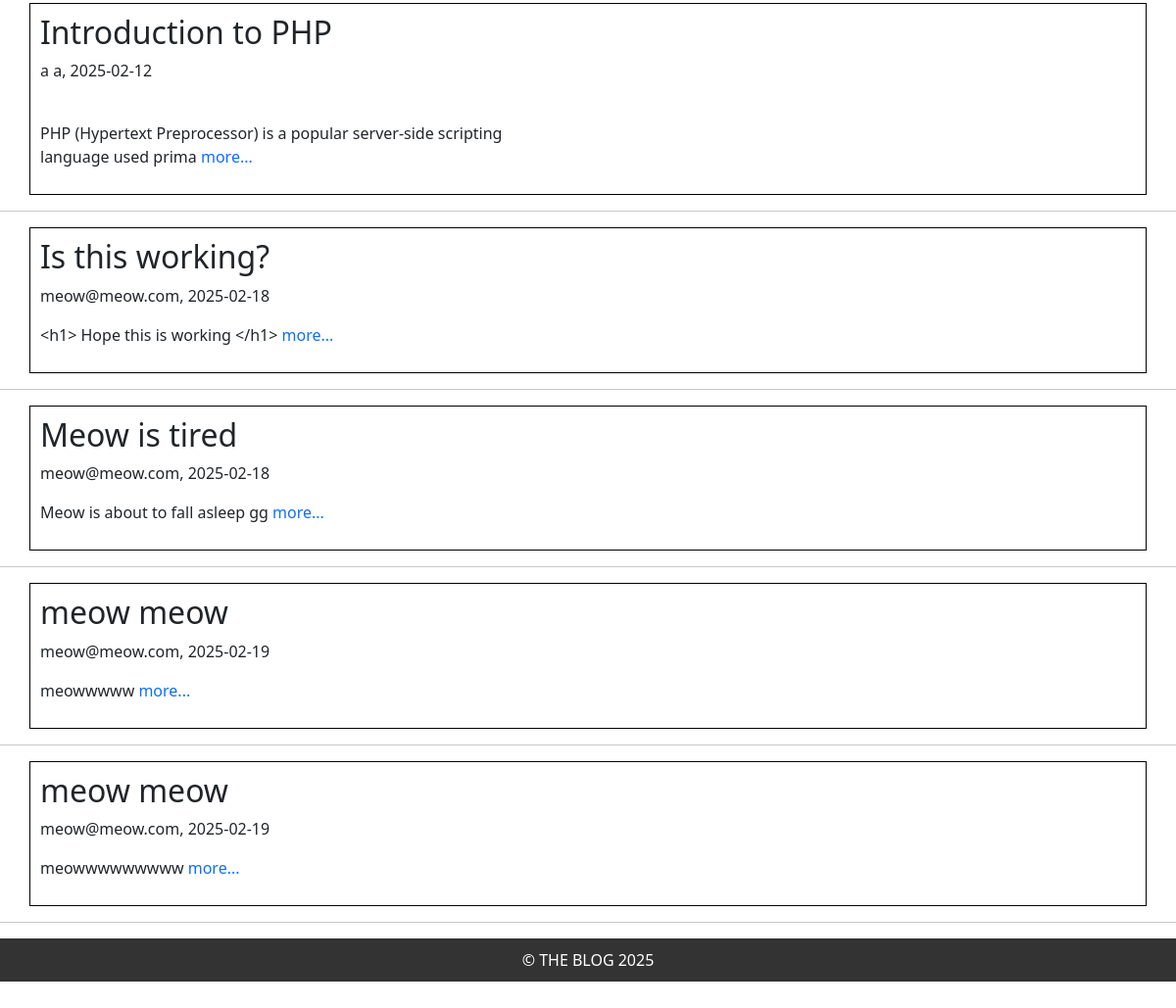
Page /admin/articles.php (signed in, lower part) on the earlier database version.
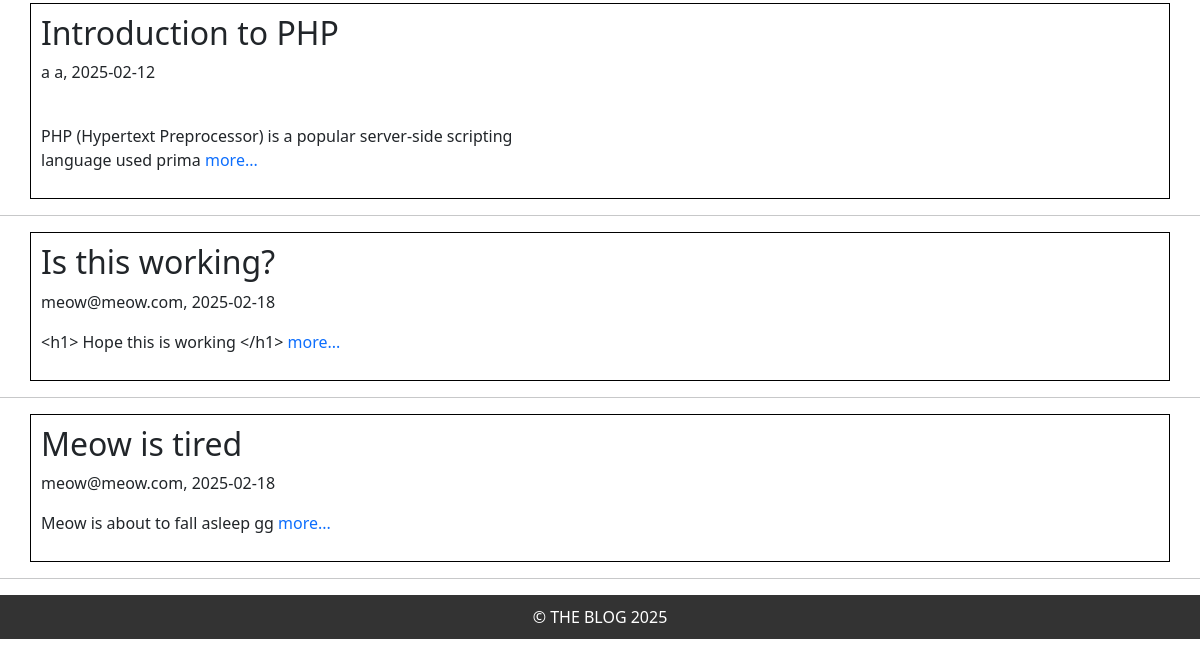
Same page on the later database version.
### tables this page shows
CREATE TABLE Article
    (
        ArticleId Integer PRIMARY KEY,
        Title VARCHAR(255) NOT NULL,
        Body Text NOT NULL,
        CreateDate DATE NOT NULL,
        StartDate DATE NOT NULL,
        EndDate DATE NOT NULL,
        ContributorUsername VARCHAR(50) NOT NULL,
        FOREIGN KEY (ContributorUsername) REFERENCES Users(Username)
    );

### admin/articles.php (the view, shortened to what this page needs)
<?php
    include '../templates/header.php';
?>
<?php
$db = getDatabase();
$query = "SELECT ArticleId, Title, substr(Body, 1, 100) as Excerpt, CreateDate, ContributorUsername FROM Article";
$res = $db->query($query);
if ($res) {
    while ($article = $res->fetchArray(SQLITE3_ASSOC)) {
        echo "<div class='container'>";
        echo "<h2>" . htmlspecialchars($article['Title']) . "</h2>";
        echo "<p>" . htmlspecialchars($article['ContributorUsername']) . ", " . htmlspecialchars($article['CreateDate']) . "</p>";
        echo "<p>" . nl2br(htmlspecialchars($article['Excerpt']));
        echo "<a href='show_article.php?ArticleId={$article['ArticleId']}'> more...</a></p>";
        echo "</div><hr>";
    }
} else {
    echo "<p>No articles found.</p>";
}
?>
<?php
    include '../templates/footer.php';
?>

Differences in the rows shown:
removed article: Title "meow meow", ContributorUsername "meow@meow.com", CreateDate "2025-02-19", Excerpt "meowwwww"
removed article: Title "meow meow", ContributorUsername "meow@meow.com", CreateDate "2025-02-19", Excerpt "meowwwwwwwww"
